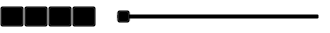
<?xml version="1.0" encoding="UTF-8"?>
<ui version="4.0">
 <class>TripAnimationToolBar</class>
 <widget class="QWidget" name="TripAnimationToolBar">
  <property name="geometry">
   <rect>
    <x>0</x>
    <y>0</y>
    <width>330</width>
    <height>33</height>
   </rect>
  </property>
  <property name="sizePolicy">
   <sizepolicy hsizetype="Minimum" vsizetype="Minimum">
    <horstretch>0</horstretch>
    <verstretch>0</verstretch>
   </sizepolicy>
  </property>
  <property name="windowTitle">
   <string>Trip Animation ToolBar</string>
  </property>
  <property name="styleSheet">
   <string notr="true">background: transparent;</string>
  </property>
  <layout class="QHBoxLayout" name="toolBarHLayout" stretch="0,0,0,0,0,1,0">
   <property name="spacing">
    <number>0</number>
   </property>
   <property name="leftMargin">
    <number>0</number>
   </property>
   <property name="topMargin">
    <number>0</number>
   </property>
   <property name="rightMargin">
    <number>10</number>
   </property>
   <property name="bottomMargin">
    <number>0</number>
   </property>
   <item>
    <widget class="QToolButton" name="configButton">
     <property name="text">
      <string>...</string>
     </property>
     <property name="icon">
      <iconset resource="resources.qrc">
       <normaloff>:/Resources/icons/config.png</normaloff>
       <normalon>:/Resources/icons/config_on.png</normalon>:/Resources/icons/config.png</iconset>
     </property>
     <property name="checkable">
      <bool>true</bool>
     </property>
    </widget>
   </item>
   <item>
    <widget class="QToolButton" name="frameButton">
     <property name="autoFillBackground">
      <bool>false</bool>
     </property>
     <property name="text">
      <string>...</string>
     </property>
     <property name="icon">
      <iconset resource="resources.qrc">
       <normaloff>:/Resources/icons/time.png</normaloff>
       <normalon>:/Resources/icons/time_on.png</normalon>:/Resources/icons/time.png</iconset>
     </property>
     <property name="checkable">
      <bool>true</bool>
     </property>
    </widget>
   </item>
   <item>
    <widget class="QToolButton" name="playButton">
     <property name="text">
      <string>...</string>
     </property>
     <property name="icon">
      <iconset resource="resources.qrc">
       <normaloff>:/Resources/icons/play.png</normaloff>
       <normalon>:/Resources/icons/pause.png</normalon>:/Resources/icons/play.png</iconset>
     </property>
     <property name="checkable">
      <bool>true</bool>
     </property>
    </widget>
   </item>
   <item>
    <widget class="QToolButton" name="resetButton">
     <property name="text">
      <string>...</string>
     </property>
     <property name="icon">
      <iconset resource="resources.qrc">
       <normaloff>:/Resources/icons/reset.png</normaloff>:/Resources/icons/reset.png</iconset>
     </property>
    </widget>
   </item>
   <item>
    <spacer name="horizontalSpacer_2">
     <property name="orientation">
      <enum>Qt::Horizontal</enum>
     </property>
     <property name="sizeType">
      <enum>QSizePolicy::Fixed</enum>
     </property>
     <property name="sizeHint" stdset="0">
      <size>
       <width>20</width>
       <height>20</height>
      </size>
     </property>
    </spacer>
   </item>
   <item>
    <widget class="QSlider" name="frameSlider">
     <property name="orientation">
      <enum>Qt::Horizontal</enum>
     </property>
    </widget>
   </item>
   <item>
    <spacer name="horizontalSpacer">
     <property name="orientation">
      <enum>Qt::Horizontal</enum>
     </property>
     <property name="sizeHint" stdset="0">
      <size>
       <width>0</width>
       <height>20</height>
      </size>
     </property>
    </spacer>
   </item>
  </layout>
 </widget>
 <resources>
  <include location="resources.qrc"/>
 </resources>
 <connections/>
</ui>
